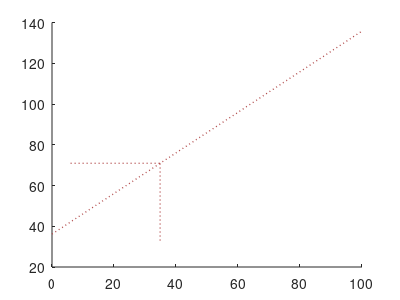

Recreate this plot in MATLAB. (Note: this script raises an error after producing the figure.)
function demo_Gaussian03
% Gaussian conditioning with uncertain inputs
%
% If this code is useful for your research, please cite the related publication:
% @article{Calinon16JIST,
% 	author="Calinon, S.",
% 	title="A Tutorial on Task-Parameterized Movement Learning and Retrieval",
% 	journal="Intelligent Service Robotics",
%		publisher="Springer Berlin Heidelberg",
%		doi="10.1007/s11370-015-0187-9",
%		year="2016",
%		volume="9",
%		number="1",
%		pages="1--29"
% }
%
% Copyright (c) 2019 Idiap Research Institute, http://idiap.ch/
% Written by Sylvain Calinon, http://calinon.ch/
% 
% This file is part of PbDlib, http://www.idiap.ch/software/pbdlib/
% 
% PbDlib is free software: you can redistribute it and/or modify
% it under the terms of the GNU General Public License version 3 as
% published by the Free Software Foundation.
% 
% PbDlib is distributed in the hope that it will be useful,
% but WITHOUT ANY WARRANTY; without even the implied warranty of
% MERCHANTABILITY or FITNESS FOR A PARTICULAR PURPOSE. See the
% GNU General Public License for more details.
% 
% You should have received a copy of the GNU General Public License
% along with PbDlib. If not, see <http://www.gnu.org/licenses/>.

addpath('./m_fcts/');


%% Parameters
%%%%%%%%%%%%%%%%%%%%%%%%%%%%%%%%%%%%%%%%%%%%%%%%%%%%%%%%%%%%%%%%%%%%%%%%%%%
model.nbVar = 2; %Number of variables [x1,x2]
nbSamples = 10000; %Number of stochastic samples


%% Load  data
%%%%%%%%%%%%%%%%%%%%%%%%%%%%%%%%%%%%%%%%%%%%%%%%%%%%%%%%%%%%%%%%%%%%%%%%%%%
load('data/faithful.mat');
Data = faithful';
Data(1,:) = Data(1,:)*1E1;


%% Gaussian conditioning with uncertain inputs
%% (For Gaussian conditioning, see for example section "2.3.1 Conditional Gaussian distributions" in Bishop's book, 
%% or the "Conditional distribution" section on the multivariate normal distribution wikipedia page)
%%%%%%%%%%%%%%%%%%%%%%%%%%%%%%%%%%%%%%%%%%%%%%%%%%%%%%%%%%%%%%%%%%%%%%%%%
model.Mu = mean(Data,2);
model.Sigma = cov(Data');

in=1; out=2;
DataIn = 50;
SigmaIn = 1E1;

MuOut = model.Mu(out) + model.Sigma(out,in) / (model.Sigma(in,in) + SigmaIn) * (DataIn - model.Mu(in));
SigmaOut = model.Sigma(out,out) - model.Sigma(out,in) / (model.Sigma(in,in) + SigmaIn) * model.Sigma(in,out);
slope = model.Sigma(out,in) / (model.Sigma(in,in) + SigmaIn);


%% Gaussian conditioning generated by a Gaussian product followed by stochastically sampled data on input and output
%%%%%%%%%%%%%%%%%%%%%%%%%%%%%%%%%%%%%%%%%%%%%%%%%%%%%%%%%%%%%%%%%%%%%%%%%
%Compute product of Gaussians between N(xIn,SigmaIn) and N(Mu(in),Sigma(in,in)) and store it in N(xP,SigmaP)
SigmaTmp = inv(SigmaIn) + inv(model.Sigma(in,in));
MuTmp = SigmaIn \ DataIn + model.Sigma(in,in) \ model.Mu(in);
SigmaP = inv(SigmaTmp);
xP = SigmaP * MuTmp;

% %Stochastic sampling on the input
% [V,D] = eig(SigmaP);
% xIn = repmat(xP,1,nbSamples) + V * D^.5 * randn(1,nbSamples);

% %Regression
% xMuOut = repmat(model.Mu(out),1,nbSamples) + model.Sigma(out,in) / model.Sigma(in,in) * (xIn - repmat(model.Mu(in),1,nbSamples));
xSigmaOut = model.Sigma(out,out) - model.Sigma(out,in) / model.Sigma(in,in) * model.Sigma(in,out);


% %Stochastic sampling on the output
% [V,D] = eig(xSigmaOut);
% xOut = xMuOut + V * D^.5 * randn(1,nbSamples);
% 
% %Gaussian fit on the stochastic samples
% MuOut2 = mean(xOut,2);
% SigmaOut2 = cov(xOut');

%Regression
A = model.Sigma(out,in) / model.Sigma(in,in);
MuOut2 = repmat(model.Mu(out),1,nbSamples) + A * (xP - repmat(model.Mu(in),1,nbSamples));
SigmaOut2 = xSigmaOut + A * SigmaP * A';


% %% Gaussian conditioning with uncertain inputs, via sampling
% %%%%%%%%%%%%%%%%%%%%%%%%%%%%%%%%%%%%%%%%%%%%%%%%%%%%%%%%%%%%%%%%%%%%%%%%%
% %Stochastic sampling on the input
% [V,D] = eig(SigmaIn);
% xIn = repmat(DataIn,1,nbSamples) + V * D^.5 * randn(1,nbSamples);
% 
% %Regression
% xMuOut = repmat(model.Mu(out),1,nbSamples) + model.Sigma(out,in) / model.Sigma(in,in) * (xIn - repmat(model.Mu(in),1,nbSamples));
% xSigmaOut = model.Sigma(out,out) - model.Sigma(out,in) / model.Sigma(in,in) * model.Sigma(in,out);
% 
% %Stochastic sampling on the output
% [V,D] = eig(xSigmaOut);
% xOut = xMuOut + V * D^.5 * randn(1,nbSamples);
% 
% %Gaussian fit on the stochastic samples
% MuOut3 = mean(xOut,2);
% SigmaOut3 = cov(xOut');

A = model.Sigma(out,in) / model.Sigma(in,in);
MuOut3 = repmat(model.Mu(out),1,nbSamples) + A * (DataIn - repmat(model.Mu(in),1,nbSamples));
SigmaOut3 = xSigmaOut + A * SigmaIn * A';


%% Plot
%%%%%%%%%%%%%%%%%%%%%%%%%%%%%%%%%%%%%%%%%%%%%%%%%%%%%%%%%%%%%%%%%%%%%%%%%%%
mrg = [10 10];
limAxes = [min(Data(1,:))-mrg(1) max(Data(1,:))+mrg(1) min(Data(2,:))-mrg(2) max(Data(2,:))+mrg(2)];

figure('PaperPosition',[0 0 4 3],'position',[10,50,1600,1200]); hold on; %axis off;
plot(DataIn+[-50,50], MuOut+slope*[-50,50], ':','linewidth',1,'color',[.7 .3 .3]);
plot([model.Mu(1) model.Mu(1)], [limAxes(3) model.Mu(2)], ':','linewidth',1,'color',[.7 .3 .3]);
plot([limAxes(1) model.Mu(1)], [model.Mu(2) model.Mu(2)], ':','linewidth',1,'color',[.7 .3 .3]);

%Plot joint distribution
plotGMM(model.Mu, model.Sigma, [.8 0 0], .4);
%Plot marginal distribution horizontally
plotGaussian1D(model.Mu(1), model.Sigma(1,1), [limAxes(1) limAxes(3) limAxes(2)-limAxes(1) 10], [.8 0 0], .4, 'h');
%Plot marginal distribution vertically
plotGaussian1D(model.Mu(2), model.Sigma(2,2), [limAxes(1) limAxes(3) 10 limAxes(4)-limAxes(3)], [.8 0 0], .4, 'v');
%Plot input distribution horizontally
plotGaussian1D(DataIn, SigmaIn, [limAxes(1) limAxes(3) limAxes(2)-limAxes(1) 10], [0 0 .8], .4, 'h');
%Plot conditional distribution vertically
plotGaussian1D(MuOut, SigmaOut, [limAxes(1) limAxes(3) 10 limAxes(4)-limAxes(3)], [0 0 .8], .4, 'v');
%Plot estimated output distribution from stochastic sampling
plotGaussian1D(MuOut2, SigmaOut2, [limAxes(1) limAxes(3) 10 limAxes(4)-limAxes(3)], [0 .8 0], .4, 'v');
%Plot Gaussian conditioning with uncertain inputs, via sampling
plotGaussian1D(MuOut3, SigmaOut3, [limAxes(1) limAxes(3) 10 limAxes(4)-limAxes(3)], [.5 .5 .5], .4, 'v');

plot(DataIn,MuOut,'.','markersize',12,'color',[.7 .3 .3]);
plot(DataIn,limAxes(3),'.','markersize',12,'color',[.7 .3 .3]);
plot([DataIn DataIn], [limAxes(3) MuOut], ':','linewidth',1,'color',[.7 .3 .3]);
plot([limAxes(1) DataIn], [MuOut MuOut], ':','linewidth',1,'color',[.7 .3 .3]);

axis(limAxes);
set(gca,'Xtick',[]); set(gca,'Ytick',[]);
%axis equal;
%plot(Data(1,1:200), Data(2,1:200), 'o','markersize',4,'color',[.5 .5 .5]);
xlabel('$x_1$','fontsize',16,'interpreter','latex');
ylabel('$x_2$','fontsize',16,'interpreter','latex');

%print('-dpng','-r600','graphs/demo_Gaussian03.png');
pause;
close all;
